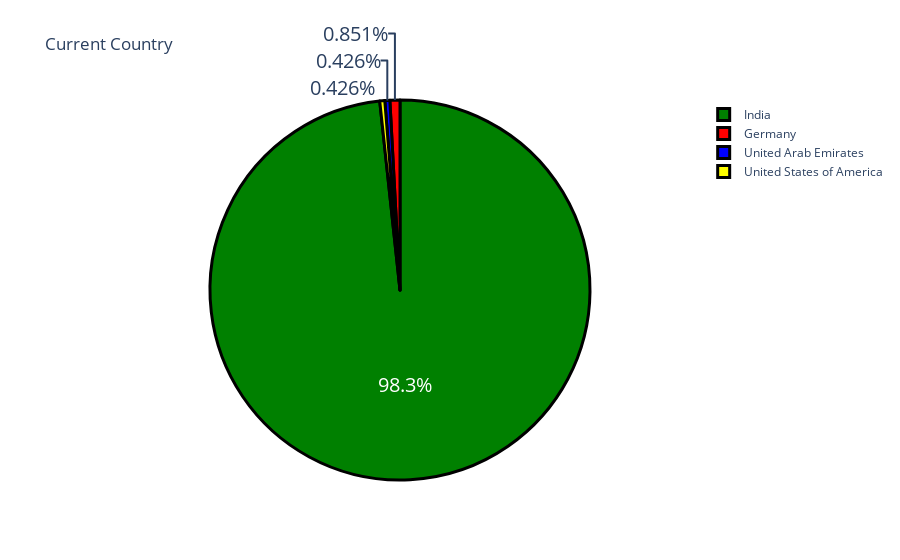

Notebook cell for this chart:
### Code cell
country = data["Your Current Country."].value_counts()
label = country.index
counts = country.values
color = ["green","red","blue","yellow"]
fig = plt.pie(country, names = label, values = counts, title="Current Country")
fig.update_traces(
    hoverinfo="label+value",
    textinfo="percent",
    textfont_size=20,
    marker=dict(colors=color, line=dict(color="black", width=3))
)
fig.show()

### Figure 1 — Plotly figure (JSON) as saved in the notebook; plotly's stock layout.template omitted (floating-point values rounded to 4 significant figures)
{"data": [{"domain": {"x": [0, 1], "y": [0, 1]}, "hoverinfo": "label+value", "hovertemplate": "Your Current Country.=%{label}<br>value=%{value}<extra></extra>", "labels": ["India", "Germany", "United Arab Emirates", "United States of America"], "legendgroup": "", "marker": {"colors": ["green", "red", "blue", "yellow"], "line": {"color": "black", "width": 3}}, "name": "", "showlegend": true, "textfont": {"size": 20}, "textinfo": "percent", "type": "pie", "values": [231, 2, 1, 1]}], "layout": {"autosize": true, "legend": {"tracegroupgap": 0}, "title": {"text": "Current Country"}}}
